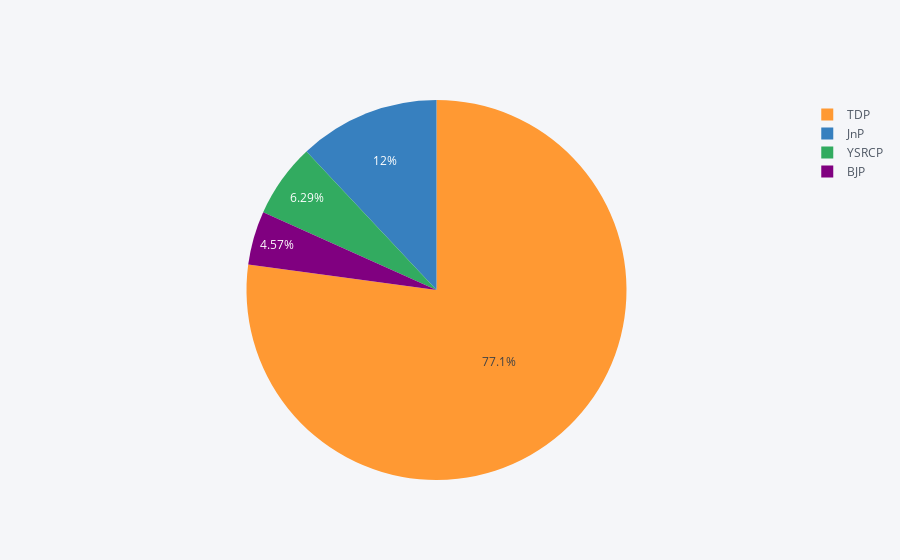

Notebook code cell kept with this figure:
### Code cell
andhra.iplot(kind='pie',values='Total',labels='Party_Code')

### Figure 1 — Plotly figure (JSON) as saved in the notebook; plotly's stock layout.template omitted (floating-point values rounded to 4 significant figures)
{"data": [{"labels": ["TDP", "JnP", "YSRCP", "BJP"], "marker": {"colors": ["rgba(255, 153, 51, 1.0)", "rgba(55, 128, 191, 1.0)", "rgba(50, 171, 96, 1.0)", "rgba(128, 0, 128, 1.0)"]}, "name": "", "type": "pie", "values": ["135", "21", "11", "8"]}], "layout": {"legend": {"bgcolor": "#F5F6F9", "font": {"color": "#4D5663"}}, "paper_bgcolor": "#F5F6F9", "plot_bgcolor": "#F5F6F9", "titlefont": {"color": "#4D5663"}}}
